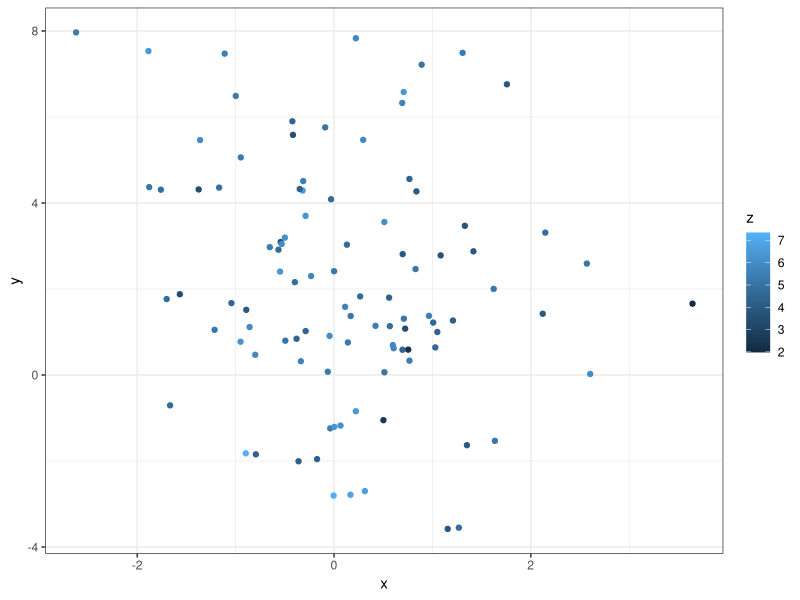

Write the R code that produced this figure.
## ---- chunk 1
knitr::opts_chunk$set(echo = TRUE)
## ---- chunk 2
# library 
library(ggplot2)
library(dplyr)

## ---- chunk 3
# generating data
x <- rnorm(100, 0, 1)
y <- rnorm(100,2,3)
z <- rnorm(100, 5, 1)

# generating data frame 
MyData <- data.frame(x, y, z)
glimpse(MyData)
## ---- chunk 4
# generating plot 
ggplot(MyData, aes(x = x, y = y, colour = z)) + 
  geom_point() + 
  theme_bw() 
